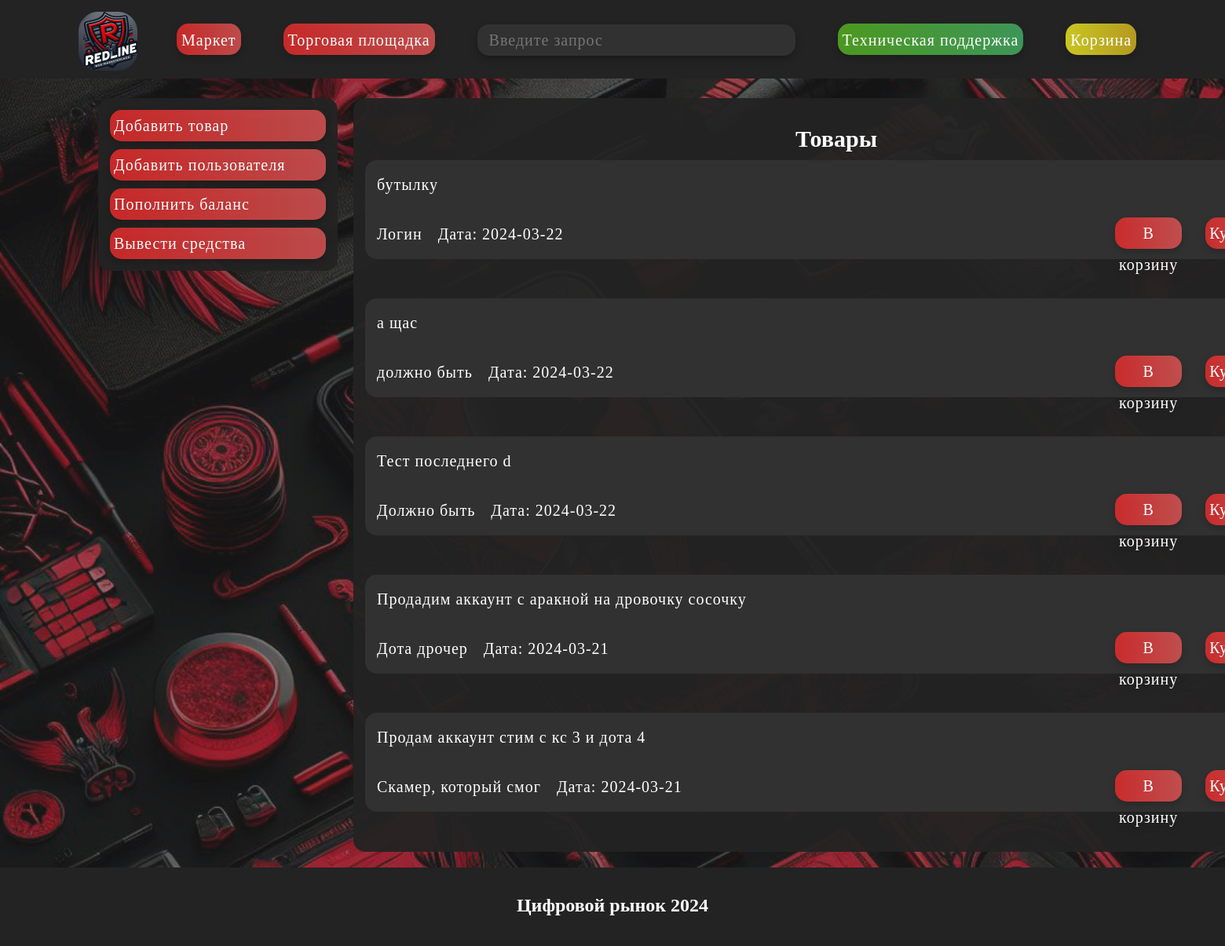
Page /home on the earlier database version.
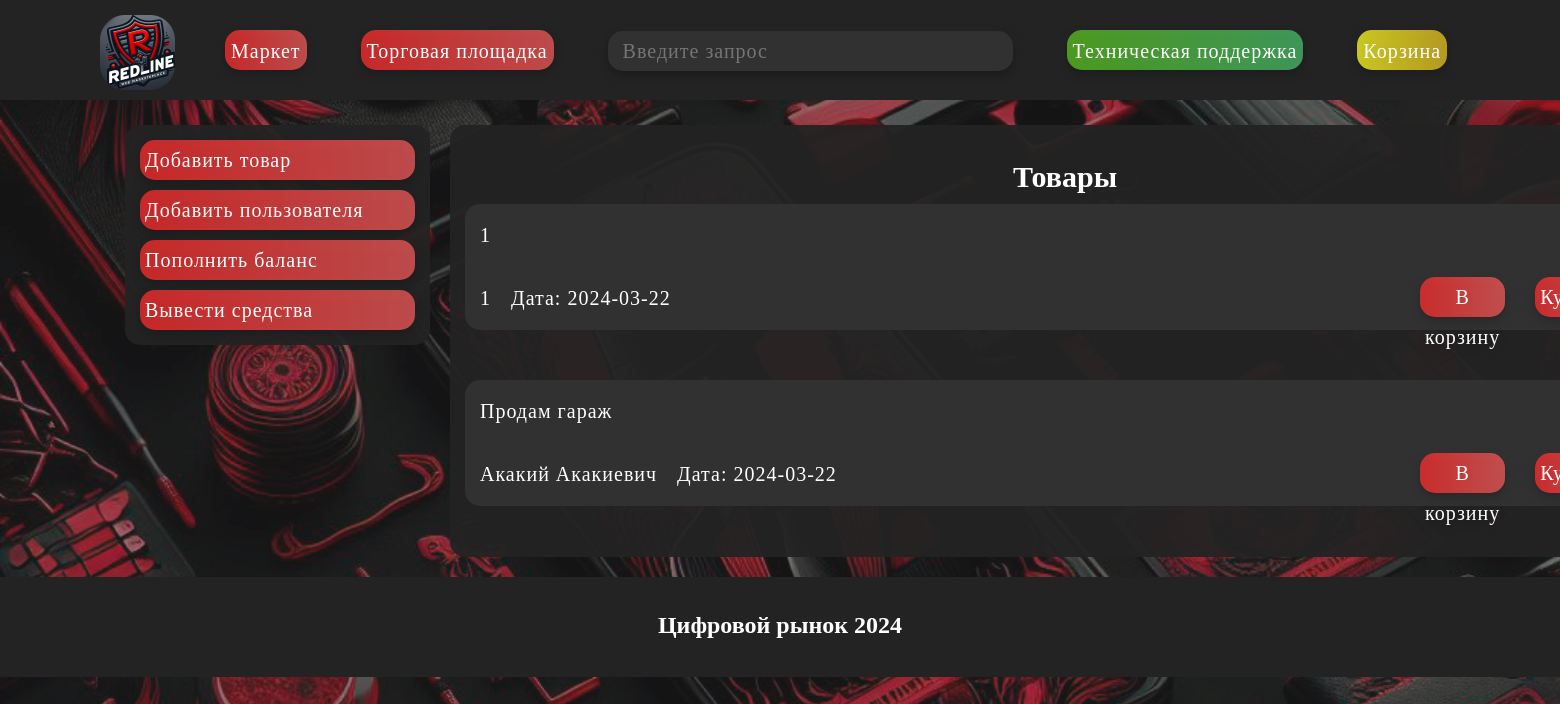
Same page on the later database version.
### main.py (models this page shows, shortened)
class Tovar(db.Model):
    id = db.Column(db.Integer, primary_key=True, autoincrement=True)
    description = db.Column(db.String(15), nullable=False, unique=True)
    login = db.Column(db.String(15), nullable=False)  # Убран параметр unique=True
    price = db.Column(db.Integer, nullable=False)
    date = db.Column(db.DateTime, default=datetime.utcnow)

### main.py (the view)
@app.route('/', methods=['POST', 'GET'])
@app.route('/home', methods=['POST', 'GET'])
def index():
    tovars = Tovar.query.order_by(Tovar.date.desc()).all()
    login = "Alast0r"
    balance = 123455
    return render_template("index.html", tovars=tovars, login=login, balance=balance)

### templates/index.html (shortened to what this page needs)
<!DOCTYPE html>
<html lang="ru">
<head>
    <link rel="stylesheet" type="text/css" href="{{ url_for('static', filename='css/main.css') }}">
</head>
<body>
    <header>
        <div class="up">
            <img src="static\img\main\logo.png" class="logo" alt="Описание изображения">
            <div class="block_up">
                <button class="button_up">Маркет</button>
                <button class="button_up">Торговая площадка</button>
                <form action="/search" method="POST" class="search-container">
                    <input type="text" name="query" placeholder="Введите запрос" class="search-button">
                </form>
                <form action="/help" method="post">
                    <button class="help button_up">Техническая поддержка</button>
                </form>
                <form action="/basket" method="post">
                    <button class="button_up basket">Корзина</button>
                </form>
            </div>
        </div>
    </header>
<div class="lmenu main">
    <form action="/create-tovar-page" method="post">
        <button class="button button_lmenu">Добавить товар</button>
    </form>
    <form action="/create-user-page" method="post">
        <button class="button button_lmenu">Добавить пользователя</button>
    </form>
    <form action="/help" method="post">
        <button class="button button_lmenu">Пополнить баланс</button>
        <button class="button button_lmenu">Вывести средства</button>
    </form>
</div>
<main>
    <h2 class="title">Товары</h2>
    {% for el in tovars %}
        <div class="block">
        <div class="str_1">
            <p>{{el.description}}</p>
        </div>
        <div class="str_1">
            <p>{{el.login}}</p>
            <p class="date">Дата: {{el.date.date()}}</p>
            <div class="buy_button">
                <button class="button">В корзину</button>
                <button class="button">Купить</button>
            </div>
        </div>
    </div>
    {% endfor %}
</main>
<footer>
    <div class="foot">
        <h2 class="title">Цифровой рынок 2024</h2>
    </div>
</footer>
</body>
</html>

### static/css/main.css (style rules this page uses)
body { margin: 0; padding: 0; background-color: rgba(0, 0, 0, 0.5); background-image: url('back.png'); background-repeat: no-repeat; background-position: center center; background-attachment: fixed; -webkit-background-size: cover; -moz-background-size: cover; -o-background-size: cover; background-size: cover; }
header, footer { background-color: #232323; color: white; height: 100px; padding: 0px 0px; }
.logo { position: absolute; top: 0px; left: 0px; width: 75px; height: 75px; }
.up { font-family: 'Gang of Three[RUS by Daymarius]'; position: absolute; margin-top: 15px; margin-left: 100px; margin-right: 100px; height: 55px; width: 1600px; display: inline-flex; }
.block_up { margin-left: 100px; margin-top: 15px; position: relative; }
.search-container { display: inline-block; vertical-align: middle; }
.button { font-family: 'Gang of Three[RUS by Daymarius]'; display: inline-flex; background: linear-gradient(90deg, rgba(255, 45, 45, 0.75) 0%, rgba(242, 91, 91, 0.75) 100%); color: white; border-radius: 15px; border: none; font-size: 20px; cursor: pointer; transition: background-color 0.3s; filter: drop-shadow(0px 4px 4px rgba(0, 0, 0, 0.25)); height: 40px; line-height: 40px; letter-spacing: 1px; margin-left: 15px; margin-right: 15px; margin-top: 10px; display: flex; flex-direction: column; padding: 0px 5px; }
.button_up { font-family: 'Gang of Three[RUS by Daymarius]'; display: inline-flex; background: linear-gradient(90deg, rgba(255, 45, 45, 0.75) 0%, rgba(242, 91, 91, 0.75) 100%); color: white; border-radius: 15px; border: none; font-size: 20px; cursor: pointer; transition: background-color 0.3s; filter: drop-shadow(0px 4px 4px rgba(0, 0, 0, 0.25)); margin-left: 25px; height: 40px; line-height: 40px; letter-spacing: 1px; margin-left: 25px; margin-right: 25px; }
.search-button { font-family: 'Gang of Three[RUS by Daymarius]'; background-color: #313131; color: #989898; padding: 0px 15px; border: none; text-align: left; font-size: 20px; cursor: pointer; border-radius: 15px; margin-left: 25px; margin-right: 25px; width: 375px; filter: drop-shadow(0px 4px 4px rgba(0, 0, 0, 0.25)); display: inline-block; height: 40px; line-height: 40px; letter-spacing: 1px; margin-bottom: 7px; }
.help { background: linear-gradient(90deg, rgba(92, 194, 33, 0.75) 0%, rgba(72, 190, 108, 0.75) 100%); }
.basket { background: linear-gradient(90deg, rgba(255, 251, 35, 0.76) 0%, rgba(231, 195, 35, 0.75) 100%); }
.title { position: relative; text-align: center; top: 15px; }
main { font-family: 'Gang of Three[RUS by Daymarius]'; background-color: rgba(35, 35, 35, 0.95); color: white; height: 500px; padding: 0px 15px; border: none; text-align: left; font-size: 20px; cursor: pointer; border-radius: 15px; margin-left: 450px; cursor: auto; width: 1200px; height: inherit; padding-bottom: 1px; }
.block { background-color: #313131; font-family: 'Gang of Three[RUS by Daymarius]'; color: white; padding: 0px 15px; border: none; text-align: left; font-size: 20px; cursor: pointer; border-radius: 15px; margin-bottom: 50px; }
.str_1 { display: flex; flex-direction: row; letter-spacing: 1px; }
.buy_button { position:absolute; display: flex; height: 35px; width: auto ; margin-left: 925px; margin-bottom: 20px; letter-spacing: 1px; }
form { display: inline-block; }
.date { margin-left: 20px; }
.lmenu { font-family: 'Gang of Three[RUS by Daymarius]'; float: left; background-color: rgba(35, 35, 35, 0.95); color: white; border: none; text-align: left; font-size: 20px; cursor: pointer; border-radius: 15px; display: flex; flex-direction: column; align-items: center; margin-left: 125px; margin-top: 25px; padding-bottom: 15px; padding-top: 5px; display: flex; flex-direction: column; align-items: flex-start; }
.button_lmenu { width: 275px; }
.title { font-family: 'Gang of Three[RUS by Daymarius]'; text-align: center; padding-top: 20px; }

Differences in the rows shown:
removed Tovar: description "бутылку", login "Логин", date "2024-03-22"
removed Tovar: description "а щас", login "должно быть", date "2024-03-22"
removed Tovar: description "Тест последнего d", login "Должно быть", date "2024-03-22"
removed Tovar: description "Продадим аккаунт с аракной на дровочку сосочку", login "Дота дрочер", date "2024-03-21"
changed Tovar (number 1 of 2 on the later page): description "Продам аккаунт стим с кс 3 и дота 4" → "1"; login "Скамер, который смог" → "1"; date "2024-03-21" → "2024-03-22"
added Tovar: description "Продам гараж", login "Акакий Акакиевич", date "2024-03-22"
